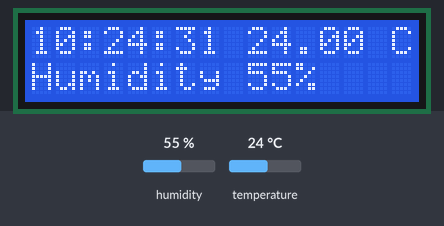
A sketch run on a simulated Arduino Uno, built with avr-gcc and run on an emulated ATmega328P. On the bench: 16×2 character LCD. The inputs (shaded band) are chosen by the test bench; at power-on: temperature 24 °C, humidity 55 %. The local clock reads 2024-03-15 10:24:30 at power-on unless the sketch sets it.

Above: at 1.2 s.
1.3 s: temperature set to 10.5 °C
At 2.9 s:
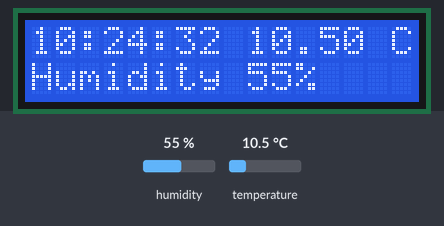
4.6 s: temperature set to 9.4 °C
At 6.6 s:
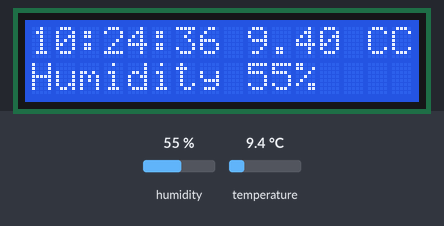
10.7 s: humidity set to 22 %
At 13.2 s:
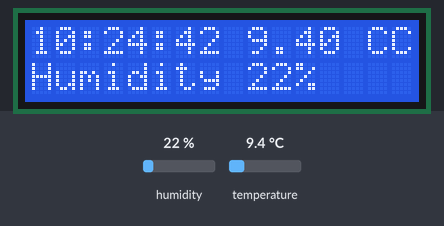
15.0 s: humidity set to 40 %
At 17.2 s:
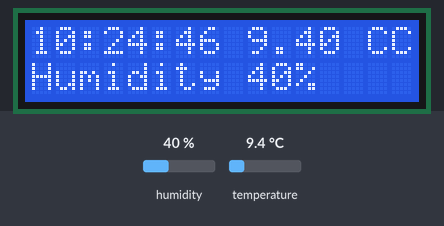
Timing chart, 0 to 18.7 s (numbered marks = the images above; inputs shaded):
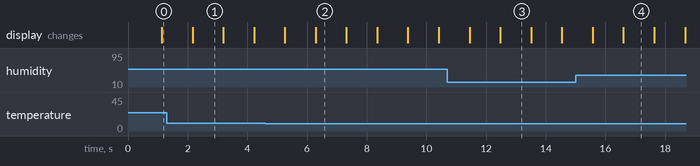

Measured:
- the behaviour switches between 10 and 9.9 °C on temperature (found by bisection; images 1 and 2)
- after the input at 4.6 s, the display: first differs from a run without the input after 1.7 s (image 2)
- what the display in image 1 shows lasts 1.0 s, from 2.2 s to 3.2 s

The sketch:

main.ino
```cpp
#include <DHT.h>
#include <LiquidCrystal_I2C.h>
#include <RTClib.h>

DHT dht(2, DHT22);
LiquidCrystal_I2C lcd(0x27, 16, 2);
RTC_DS1307 rtc;


int hum;
float temp;
int h, m, s;
void setup() {
  dht.begin();
  rtc.begin();
  lcd.init();
  lcd.backlight();
}

void loop() {
  hum  =  dht.readHumidity();
  temp = dht.readTemperature();

  DateTime now = rtc.now();
  h = now.hour();
  m = now.minute();
  s = now.second();

  lcd.setCursor(0, 0);
  if (h < 10) lcd.print('0');
  lcd.print(h);
  lcd.print(":");

  if (m < 10) lcd.print('0');
  lcd.print(m);
  lcd.print(":");

  if (s < 10) lcd.print('0');
  lcd.print(s);

  lcd.setCursor(9, 0);
  lcd.print(temp);
  lcd.print(" C");


  lcd.setCursor(0, 1);
  lcd.print("Humidity");
  if (hum < 100) lcd.print(" ");
  lcd.print(hum);
  lcd.print("%");

  delay(1000);
}
```
